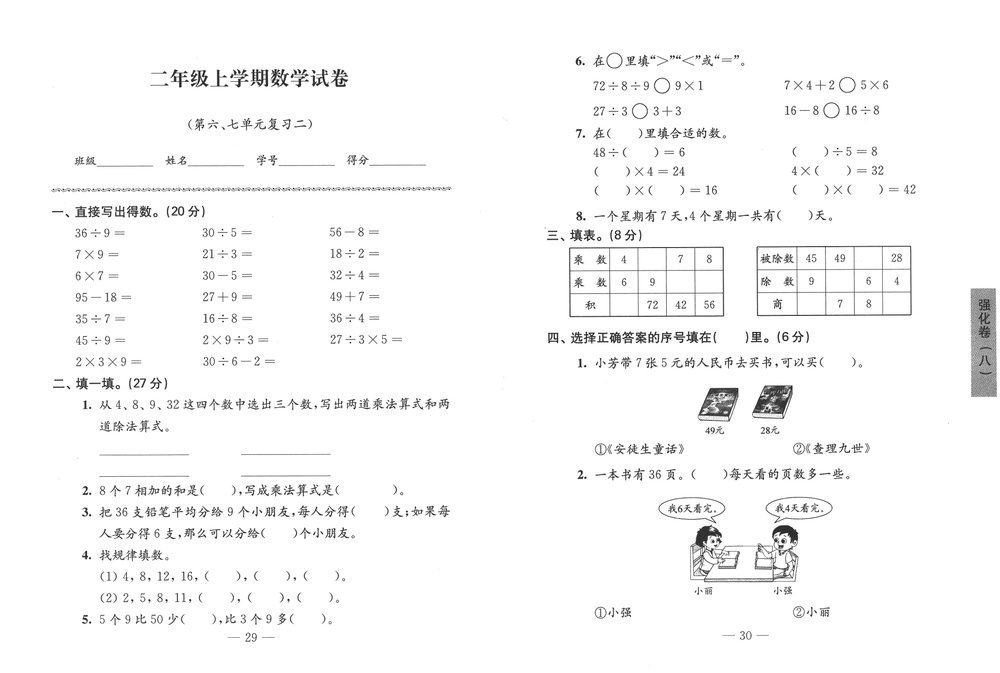
#> input picture packages/template/template_tmp/1-1.jpg, 1000 x 673 px, shrunk from 4364 x 2935 before the run; the run also reads 1 picture not shown here
$ python leftp.py
#> lines starting #> are read from the running program, lines starting #| are printed output that depends on the picture; after the words box and inside, x2 and y2 are one past the last pixel; in counts of white or black regions, pixels touching at a corner belong together
import cv2 as cv
import numpy as np
from matplotlib import pyplot as plt

img_rgb = cv.imread('1-1.jpg')
#> img_rgb is the input picture: shape (673, 1000, 3); min 6, max 255, mean 248.3
img_gray = cv.cvtColor(img_rgb, cv.COLOR_BGR2GRAY)

template = cv.imread('kuohao/leftkuo.jpg',0)
w, h = template.shape[::-1]
#> w = 26; h = 12
res = cv.matchTemplate(img_gray,template,cv.TM_CCOEFF_NORMED)
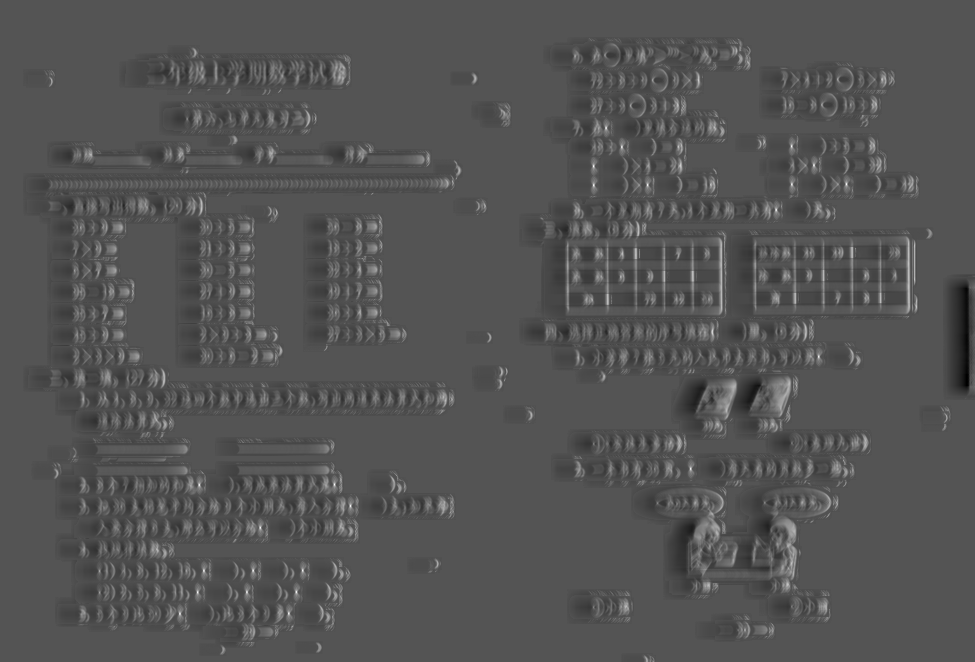
#> res: shape (662, 975) float32; min -0.493, max 0.993, mean -0.0024; drawn with min black and max white
threshold = 0.8
loc = np.where( res >= threshold)
#> loc = 30 positions, rows 128 to 613, columns 197 to 846
for pt in zip(*loc[::-1]):
    cv.rectangle(img_rgb, pt, (pt[0] + w, pt[1] + h), (0,0,255), 2)
#> this loop made 30 passes
#> pt on passes 1 to 12: (606, 128), (621, 146), (791, 146), (621, 147), (593, 165), (593, 166), (846, 183), (647, 184), (791, 184), (846, 184), (593, 185), (647, 185)
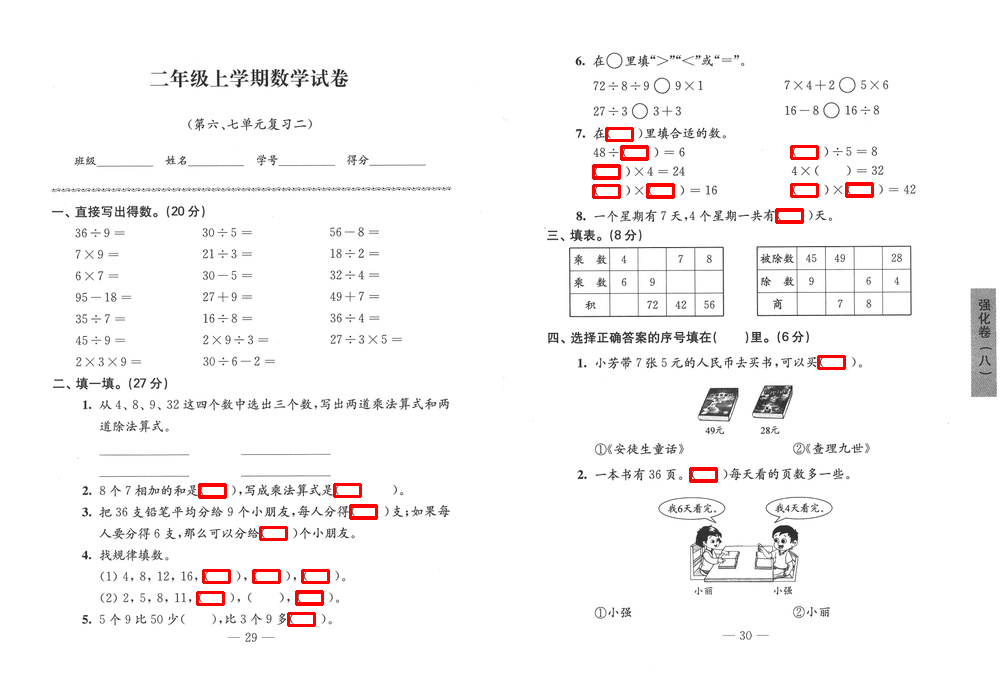
#> img_rgb: shape (673, 1000, 3); 0.77% of pixels changed, all inside (x1, y1, x2, y2) = (196, 127, 874, 627)


cv.imwrite('res.png',img_rgb)
